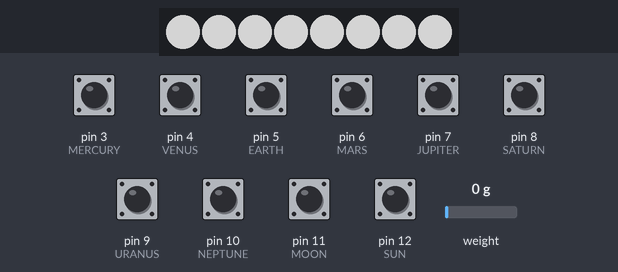
Bench run of a sketch on a simulated Arduino Uno, built with avr-gcc and run on an emulated ATmega328P. Shown: 8 RGB LEDs in strip order, left to right. Inputs (shaded band) come from the test bench; at power-on: pin 3 (MERCURY), pin 4 (VENUS), pin 5 (EARTH), pin 6 (MARS), pin 7 (JUPITER), pin 8 (SATURN), pin 9 (URANUS), pin 10 (NEPTUNE), pin 11 (MOON), pin 12 (SUN) HIGH, weight on the scale 0 g. Dim RGB values are drawn brighter than linear; what the sketch prints to the serial monitor is not drawn.

Above: at 3.2 s.
3.3 s: pin 4 (VENUS) pulled LOW for 1 s
At 4.1 s:
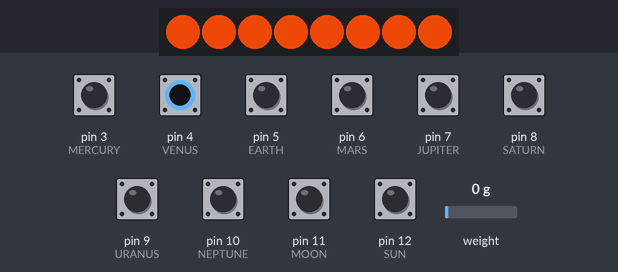
5.8 s: pin 5 (EARTH) pulled LOW for 1 s
At 6.9 s:
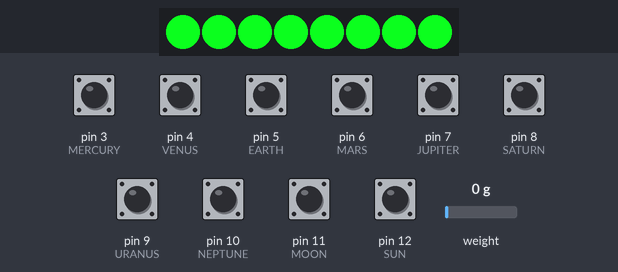
8.6 s: pin 7 (JUPITER) pulled LOW for 1 s
At 9.6 s:
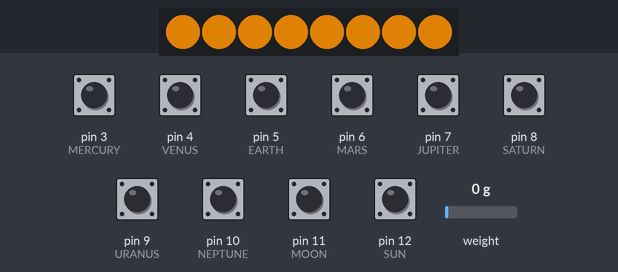
11.3 s: pin 8 (SATURN) pulled LOW for 1 s
At 12.3 s:
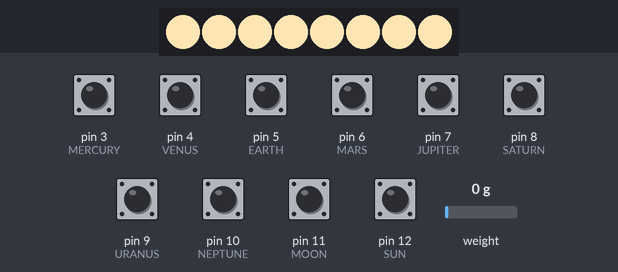
14.0 s: pin 9 (URANUS) pulled LOW for 1 s
At 14.8 s:
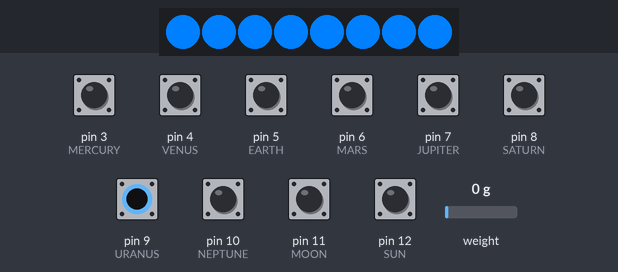
16.7 s: pin 11 (MOON) pulled LOW for 1 s
At 17.8 s:
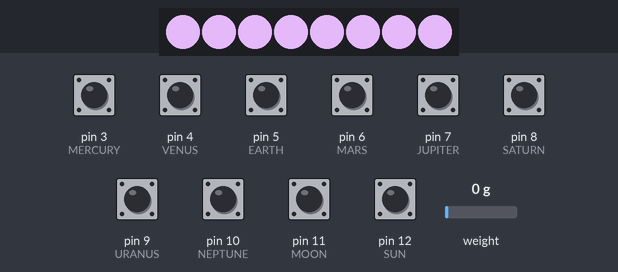
Timing chart, 0 to 19.7 s (numbered marks = the images above; inputs shaded):
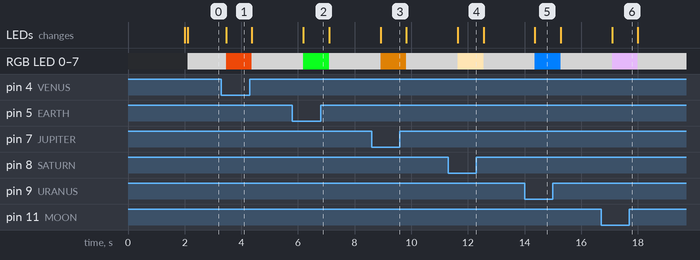

Measured:
- after the input at 3.3 s, RGB LED 0–7: RGB(128, 128, 128) → RGB(199, 60, 7) after 0.17 s, → RGB(128, 128, 128) 0.91 s later; the LEDs: change after 0.17 s (image 1)
- after the input at 5.8 s, RGB LED 0–7: RGB(128, 128, 128) → RGB(11, 255, 30) after 0.39 s, → RGB(128, 128, 128) 0.91 s later; the LEDs: change after 0.39 s (image 2)
- after the input at 8.6 s, RGB LED 0–7: RGB(128, 128, 128) → RGB(157, 91, 3) after 0.32 s, → RGB(128, 128, 128) 0.91 s later; the LEDs: change after 0.32 s (image 3)
- after the input at 11.3 s, RGB LED 0–7: RGB(128, 128, 128) → RGB(255, 229, 180) after 0.34 s, → RGB(128, 128, 128) 0.91 s later; the LEDs: change after 0.34 s (image 4)
- after the input at 14.0 s, RGB LED 0–7: RGB(128, 128, 128) → RGB(0, 127, 255) after 0.37 s, → RGB(128, 128, 128) 0.91 s later; the LEDs: change after 0.37 s (image 5)
- after the input at 16.7 s, RGB LED 0–7: RGB(128, 128, 128) → RGB(219, 176, 239) after 0.39 s, → RGB(128, 128, 128) 0.91 s later; the LEDs: change after 0.39 s (image 6)

The sketch:

program_obsluga_przyciskow.ino
```cpp
#include <HX711.h>
#include <Adafruit_NeoPixel.h>
#include <SoftwareSerial.h>

#define MERCURY 3
#define VENUS 4
#define EARTH 5
#define MARS 6
#define JUPITER 7
#define SATURN 8
#define URANUS 9
#define NEPTUNE 10
#define MOON 11
#define SUN 12

//porty obslugujace HX711
#define DOUT A4
#define CLK A5

//porty obslugujace WS2812
#define PIN 2
#define LICZBADIOD 8 // 240

SoftwareSerial SerialtoLED(A2, A1); //komunikacja z ledami
Adafruit_NeoPixel pixels = Adafruit_NeoPixel(LICZBADIOD, PIN, NEO_GRB + NEO_KHZ800);
HX711 scale(DOUT, CLK);

byte planetState = 100; // stan poczatkowy prezentacji (układ sloneczny)
float calibration_factor = -7050; //780
int rejestr[3];
int srednia = 0;

void setup() {
  SerialtoLED.begin(4800);
  Serial.begin(9600);

  scale.set_scale();
  scale.tare();
  long zero_factor = scale.read_average();

  pinMode(MERCURY, INPUT_PULLUP);
  pinMode(VENUS, INPUT_PULLUP);
  pinMode(EARTH, INPUT_PULLUP);
  pinMode(MARS, INPUT_PULLUP);
  pinMode(JUPITER, INPUT_PULLUP);
  pinMode(SATURN, INPUT_PULLUP);
  pinMode(URANUS, INPUT_PULLUP);
  pinMode(NEPTUNE, INPUT_PULLUP);
  pinMode(MOON, INPUT_PULLUP);
  pinMode(SUN, INPUT_PULLUP);

  for (int i = 0; i < LICZBADIOD; i++)
    pixels.setPixelColor(i, 128, 128, 128);
  pixels.show();
  pixels.begin(); // Inicjalizacja
}

void loop() {

  //jezeli waga bedzie rowna zero to ustaw satus planety na 100 (ekran powitalny)
  if (int(abs(scale.get_units())) == 0) {
    for (int i = 0; i < LICZBADIOD; i++)
      pixels.setPixelColor(i, 128, 128, 128);
    pixels.show();
    planetState = 100;
  }

  if (digitalRead(MERCURY) == 0) planetState = 1;
  else if (digitalRead(VENUS) == 0) planetState = 2;
  else if (digitalRead(EARTH) == 0) planetState = 3;
  else if (digitalRead(MARS) == 0) planetState = 4;
  else if (digitalRead(JUPITER) == 0) planetState = 5;
  else if (digitalRead(SATURN) == 0) planetState = 6;
  else if (digitalRead(URANUS) == 0) planetState = 7;
  else if (digitalRead(NEPTUNE) == 0) planetState = 8;
  else if (digitalRead(MOON) == 0) planetState = 9;
  else if (digitalRead(SUN) == 0) planetState = 0;

  if (planetState == 1) {
    SerialtoLED.print("1");
    Serial.print("1");
    for(int i=0; i<LICZBADIOD; i++)
      pixels.setPixelColor(i, 219, 206, 202);
    pixels.show();
  }
  else if (planetState == 2) {
    SerialtoLED.print("2");
    Serial.print("2");
    for(int i=0; i<LICZBADIOD; i++)
      pixels.setPixelColor(i, 199, 60, 7);
    pixels.show();
  }
  else if (planetState == 3) {
    SerialtoLED.print("3");
    Serial.print("3");
    for(int i=0; i<LICZBADIOD; i++)
      pixels.setPixelColor(i, 11, 255, 30);
    pixels.show();
  }
  else if (planetState == 4) {
    SerialtoLED.print("4");
    Serial.print("4");
    for(int i=0; i<LICZBADIOD; i++)
      pixels.setPixelColor(i, 233, 107, 57);
    pixels.show();
  }
  else if (planetState == 5) {
    SerialtoLED.print("5");
    Serial.print("5");
    for(int i=0; i<LICZBADIOD; i++)
      pixels.setPixelColor(i, 157, 91, 3);
    pixels.show();
  }
  else if (planetState == 6) {
    SerialtoLED.print("6");
    Serial.print("6");
    for(int i=0; i<LICZBADIOD; i++)
      pixels.setPixelColor(i, 255, 229, 180);
    pixels.show();
  }
  else if (planetState == 7) {
    SerialtoLED.print("7");
    Serial.print("7");
    for(int i=0; i<LICZBADIOD; i++)
      pixels.setPixelColor(i, 0, 127, 255);
    pixels.show();
  }
  else if (planetState == 8) {
    SerialtoLED.print("8");
    Serial.print("8");
    for(int i=0; i<LICZBADIOD; i++)
      pixels.setPixelColor(i, 3, 0, 253);
    pixels.show();
  }
  else if (planetState == 9) {
    SerialtoLED.print("9");
    Serial.print("9");
    for(int i=0; i<LICZBADIOD; i++)
      pixels.setPixelColor(i, 219, 176, 239);
    pixels.show();
  }
  else if (planetState == 0) {
    SerialtoLED.print("0");
    Serial.print("0");
    for(int i=0; i<LICZBADIOD; i++)
      pixels.setPixelColor(i, 255, 192, 0);
    pixels.show();
  }
  else if (planetState == 100){
    SerialtoLED.print("e");
    Serial.print("100");
    for(int i=0; i<LICZBADIOD; i++)
      pixels.setPixelColor(i, 128, 128, 128);
    pixels.show();
  }

  Serial.print(" ");

  scale.set_scale(calibration_factor); //Adjust to this calibration factor

  //kopiowanie 4 kolejnych pomiaów do bufora
  for (int i = 0; i < 3; i++)
      rejestr[i] = (int)abs(scale.get_units());

  //dodanie wszystkich pomiarów
  for (int i = 0; i < 3; i++)
    srednia += rejestr[i];

  //obliczenie sredniej
  srednia /= 4;

  Serial.print(srednia);

  Serial.print(",");

  delay(50);
}
```
